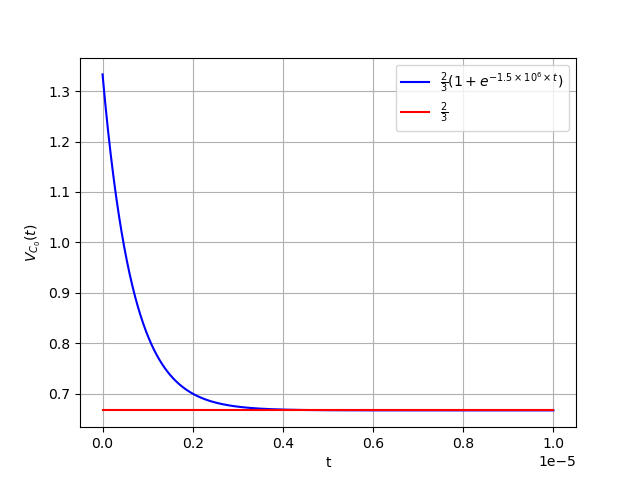

Write the Python code that produced this figure.

import numpy as np
import matplotlib.pyplot as plt
x=np.linspace(0,1e-5,500)
y=(2/3)*(1+np.exp(-1.5*1e6*x))
z=np.ones(500)*(2/3)
plt.plot(x,y,label=r"$\frac{2}{3}(1+e^{-1.5 \times 10^6 \times t})$",color="blue")
plt.plot(x,z,label=r"$\frac{2}{3}$",color="red")
plt.xlabel('t')
plt.ylabel(r'$V_{C_0}(t)$')
plt.grid()
plt.legend()
plt.show()
